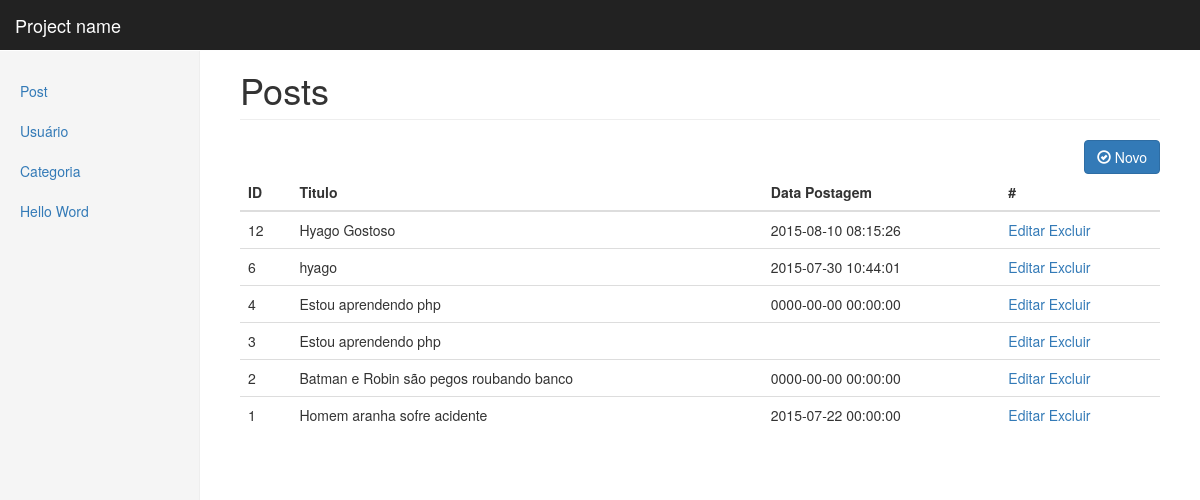
Page /admin/post.php on the committed database.
### tables this page shows
CREATE TABLE IF NOT EXISTS `posts` (
  `id` int(11) NOT NULL AUTO_INCREMENT,
  `titulo` varchar(255) NOT NULL,
  `conteudo` longtext,
  `data_postagem` datetime DEFAULT NULL,
  `id_categoria` int(11) NOT NULL,
  PRIMARY KEY (`id`)
);

### admin/post.php (the view, shortened to what this page needs)
<?php
$query  = " SELECT * from posts ORDER BY id DESC ";
$sql    = mysql_query($query) or die(mysql_error());
 ?>
<!DOCTYPE html>
<html lang="en">
  <head>
    <link href="../css/bootstrap.min.css" rel="stylesheet">
    <link href="../css/dashboard.css" rel="stylesheet">
  </head>
  <body>
    <nav class="navbar navbar-inverse navbar-fixed-top">
      <div class="container-fluid">
        <div class="navbar-header">
          <a class="navbar-brand" href="#">Project name</a>
        </div>
        <div id="navbar" class="navbar-collapse collapse">
        </div>
      </div>
    </nav>
    <div class="container-fluid">
      <div class="row">
        <div class="col-sm-3 col-md-2 sidebar">
          <?php include('estrutura/menu.php'); ?>
        </div>
        <div class="col-sm-9 col-sm-offset-3 col-md-10 col-md-offset-2 main">
          <h1 class="page-header">Posts</h1>
          <a href="create-post.php" class="btn btn-primary pull-right">
            <span class="glyphicon glyphicon-ok-circle" aria-hidden="true"></span>
            Novo
          </a>
          <table class="table">
            <thead>
              <tr>
                <th>ID</th>
                <th>Titulo</th>
                <th>Data Postagem</th>
                <th>#</th>
              </tr>
            </thead>
            <tbody>
            <?php
              while($rs = mysql_fetch_array($sql)) {
             ?>
              <tr>
                <td><?php echo $rs['id']; ?></td>
                <td><?php echo $rs['titulo']; ?></td>
                <td><?php echo $rs['data_postagem']; ?></td>
                <td>
                 <a href="edit-post.php?id=<?php echo $rs['id']; ?>">Editar</a>
                  <a href="?del=<?php echo $rs['id']; ?>">Excluir</a>
                  </td>
              </tr>
              <?php } ?>
            </tbody>
          </table>
        </div>
      </div>
    </div>
  </body>
</html>

### admin/estrutura/menu.php
<ul class="nav nav-sidebar">
	<li><a href="post.php">Post</a></li>
	<li><a href="usuario.php">Usuário</a></li>
	<li><a href="categoria.php">Categoria</a></li>
	<li><a href="../page1.php#">Hello Word</a></li>
</ul>

### css/dashboard.css (style rules this page uses)
body { padding-top: 50px; }
.navbar-fixed-top { border: 0; }
.sidebar { display: none; }
@media (min-width: 768px) { .sidebar { position: fixed; top: 51px; bottom: 0; left: 0; z-index: 1000; display: block; padding: 20px; overflow-x: hidden; overflow-y: auto; background-color: #f5f5f5; border-right: 1px solid #eee; } }
.nav-sidebar { margin-right: -21px; margin-bottom: 20px; margin-left: -20px; }
.nav-sidebar > li > a { padding-right: 20px; padding-left: 20px; }
.main { padding: 20px; }
@media (min-width: 768px) { .main { padding-right: 40px; padding-left: 40px; } }
.main .page-header { margin-top: 0; }

### rows in the picture
posts: id "12", titulo "Hyago Gostoso", data_postagem "2015-08-10 08:15:26"
posts: id "6", titulo "hyago", data_postagem "2015-07-30 10:44:01"
posts: id "4", titulo "Estou aprendendo php", data_postagem "0000-00-00 00:00:00"
posts: id "3", titulo "Estou aprendendo php"
posts: id "2", titulo "Batman e Robin são pegos roubando banco", data_postagem "0000-00-00 00:00:00"
posts: id "1", titulo "Homem aranha sofre acidente", data_postagem "2015-07-22 00:00:00"
